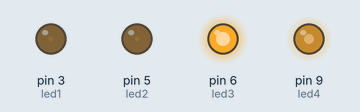
Bench run of a sketch on a simulated Arduino Uno, built with avr-gcc and run on an emulated ATmega328P. Shown: output pins drawn as LEDs (lit = HIGH).

Above: at 0.05 s.
At 0.65 s:
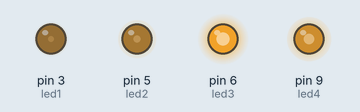
At 1.3 s:
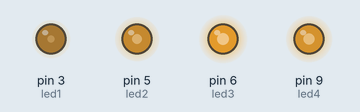
At 2.55 s:
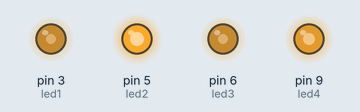
At 3.8 s:
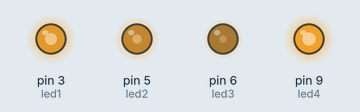
At 5.1 s:
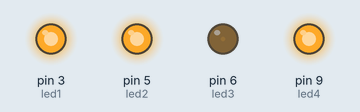
Timing chart, 0 to 6.7 s (numbered marks = the images above):
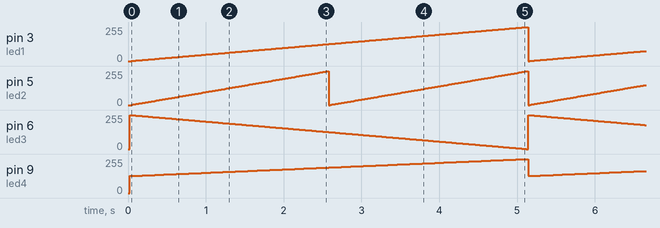

Measured:
- by itself, pin 3 (led1): ramps from 0/255 to 255/255 and jumps back, once every 5.1 s
- by itself, pin 5 (led2): ramps from 0/255 to 254/255 and jumps back, once every 2.6 s
- by itself, pin 6 (led3): ramps from 255/255 to 0/255 and jumps back, once every 5.1 s
- by itself, pin 9 (led4): ramps from 128/255 to 255/255 and jumps back, once every 5.1 s

The sketch:

LEDMore.ino
```cpp
// C++ code
//
const int led1 = 3;
const int led2 = 5;
const int led3 = 6;
const int led4 = 9;
//store time for comtrol non-blocking
unsigned long previous = 0;
const long interval = 20;

int fadeValue = 0;

void setup()
{
  pinMode(led1, OUTPUT);
  pinMode(led2, OUTPUT);
  pinMode(led3, OUTPUT);
  pinMode(led4, OUTPUT);
}

void loop()
{
  unsigned long current = millis();

  if(current - previous >= interval) {
    previous = current;

    int bright1 = fadeValue;
    int bright2;
    if (fadeValue < 128) {
      bright2 = fadeValue * 2;
    } else {
      bright2 = (fadeValue - 128) * 2;
    }
    int bright3 = 255 - fadeValue;
    int bright4 = 128 + (fadeValue / 2);

    analogWrite(led1, bright1);
    analogWrite(led2, bright2);
    analogWrite(led3, bright3);
    analogWrite(led4, bright4);

    fadeValue++;
    if (fadeValue > 255) {
      fadeValue = 0;
    }
  }
}
```
